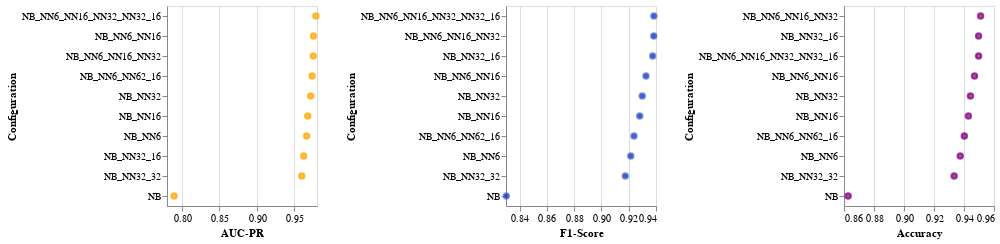

The notebook cell this image was saved under:
### Code cell
f1_chart = alt.Chart(df).mark_point(fill="blue").encode(
    y=alt.Y('Configuration', sort="-x"),
    x=alt.X('F1-Score').scale(zero=False)
).properties(width=150)

aucpr_chart = alt.Chart(df).mark_point(fill="orange", stroke="orange").encode(
    y=alt.Y('Configuration', sort="-x"),
    x=alt.X('AUC-PR').scale(zero=False)
).properties(width=150)

accuracy_chart = alt.Chart(df).mark_point(fill="purple", stroke="purple").encode(
    y=alt.Y('Configuration', sort="-x"),
    x=alt.X('Accuracy').scale(zero=False)
).properties(width=150)
aucpr_chart | f1_chart | accuracy_chart

### Figure 1 — Vega-Lite specification as saved in the notebook (floating-point values rounded to 4 significant figures)
{"config": {"view": {"continuousWidth": 300, "continuousHeight": 300}}, "hconcat": [{"mark": {"type": "point", "fill": "orange", "stroke": "orange"}, "encoding": {"x": {"field": "AUC-PR", "scale": {"zero": false}, "type": "quantitative"}, "y": {"field": "Configuration", "sort": "-x", "type": "nominal"}}, "width": 150}, {"mark": {"type": "point", "fill": "blue"}, "encoding": {"x": {"field": "F1-Score", "scale": {"zero": false}, "type": "quantitative"}, "y": {"field": "Configuration", "sort": "-x", "type": "nominal"}}, "width": 150}, {"mark": {"type": "point", "fill": "purple", "stroke": "purple"}, "encoding": {"x": {"field": "Accuracy", "scale": {"zero": false}, "type": "quantitative"}, "y": {"field": "Configuration", "sort": "-x", "type": "nominal"}}, "width": 150}], "data": {"name": "data-95a9dc8363d9f2f35cc78ec76478bf92"}, "$schema": "https://vega.github.io/schema/vega-lite/v5.8.0.json", "datasets": {"data-95a9dc8363d9f2f35cc78ec76478bf92": [{"F1-Score": 0.8303, "AUC-PR": 0.7895, "Accuracy": 0.8628, "Configuration": "NB"}, {"F1-Score": 0.9215, "AUC-PR": 0.9662, "Accuracy": 0.9375, "Configuration": "NB_NN6"}, {"F1-Score": 0.9281, "AUC-PR": 0.9676, "Accuracy": 0.9429, "Configuration": "NB_NN16"}, {"F1-Score": 0.9326, "AUC-PR": 0.9752, "Accuracy": 0.947, "Configuration": "NB_NN6_NN16"}, {"F1-Score": 0.9299, "AUC-PR": 0.9717, "Accuracy": 0.9443, "Configuration": "NB_NN32"}, {"F1-Score": 0.9384, "AUC-PR": 0.975, "Accuracy": 0.9511, "Configuration": "NB_NN6_NN16_NN32"}, {"F1-Score": 0.9376, "AUC-PR": 0.9622, "Accuracy": 0.9497, "Configuration": "NB_NN32_16"}, {"F1-Score": 0.9238, "AUC-PR": 0.9735, "Accuracy": 0.9402, "Configuration": "NB_NN6_NN62_16"}, {"F1-Score": 0.9384, "AUC-PR": 0.9785, "Accuracy": 0.9497, "Configuration": "NB_NN6_NN16_NN32_NN32_16"}, {"F1-Score": 0.9175, "AUC-PR": 0.9596, "Accuracy": 0.9334, "Configuration": "NB_NN32_32"}]}}
